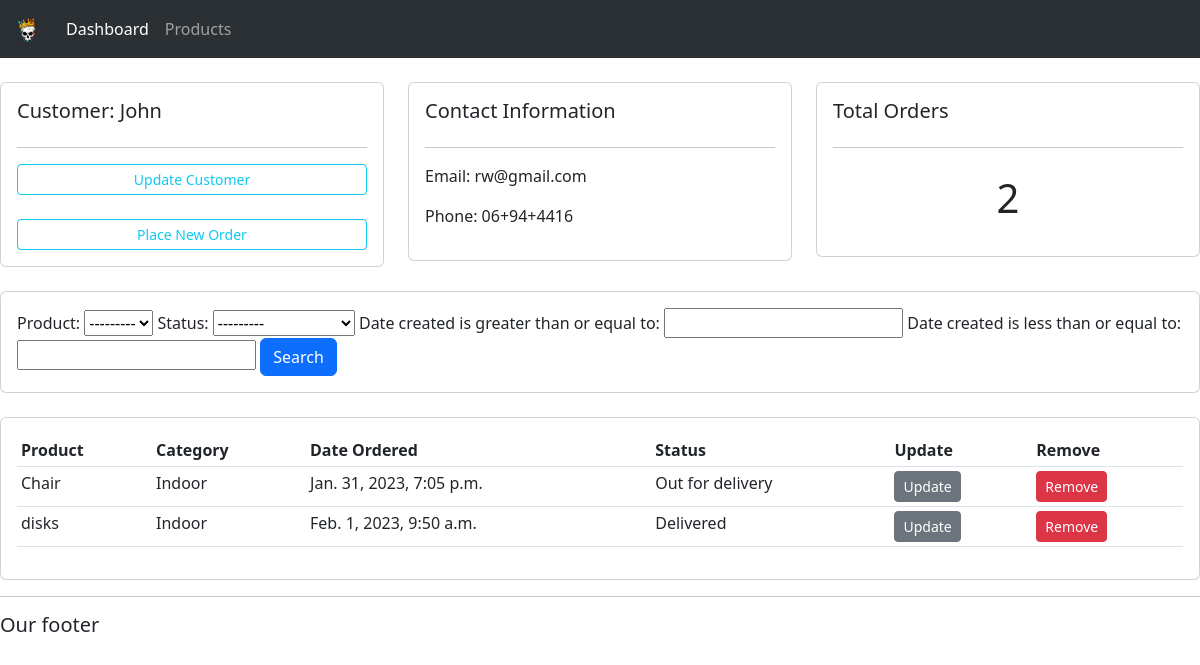
Before: /customer/2/ with the older database file.
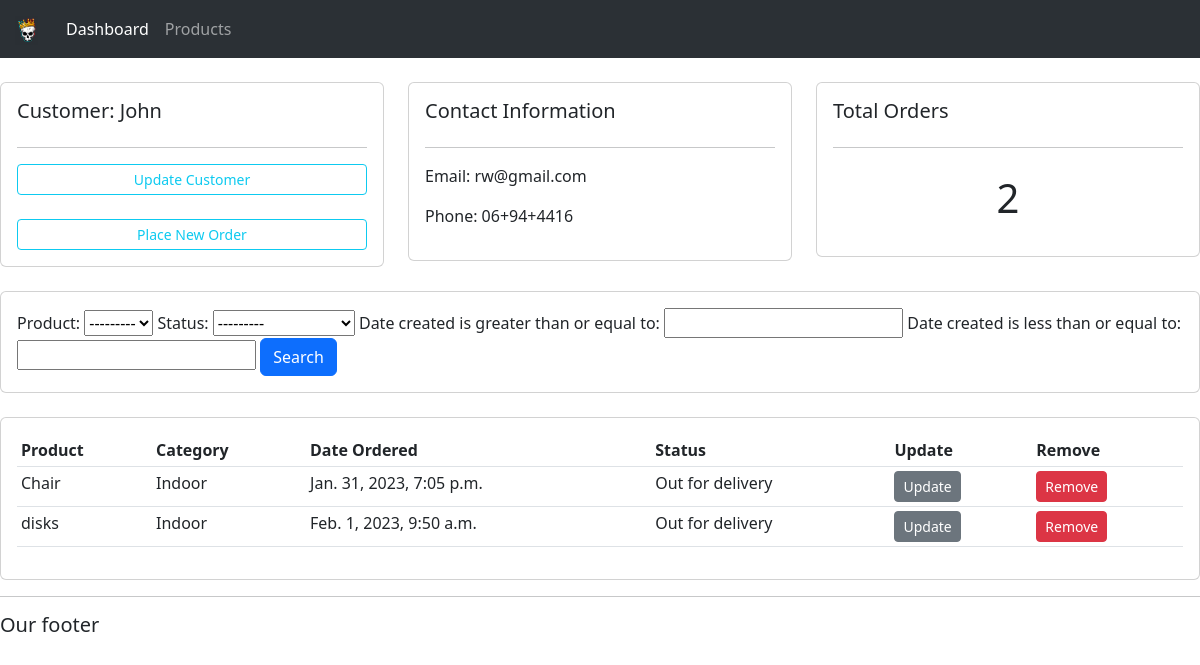
After: the same page with the newer database file.
### accounts/models.py (models this page shows)
class Order(models.Model):
    STATUS = (
        ('Pending', 'Pending'),
        ('Out for delivery', 'Out for Delivery'),
        ('Delivered', 'Delivered'),
    )
    cutomer = models.ForeignKey(Customer, null=True, on_delete=models.SET_NULL)#when order is deleted the customer will stay in the database but with a null value for order
    product = models.ForeignKey(Product, null=True, on_delete=models.SET_NULL)
    date_created = models.DateTimeField(auto_now_add=True, null=True)
    status = models.CharField(max_length=200, null=True, choices=STATUS)

class Product(models.Model):
    CATEGORY = (
        ('Indoor', 'Indoor'),
        ('Out Door', 'Out Door')
    )
    name = models.CharField(max_length=200, null=True)
    price = models.FloatField(null=True)
    category = models.CharField(max_length=200, null=True, choices=CATEGORY)
    description = models.CharField(max_length=255, null=True)
    date_created = models.DateTimeField(auto_now_add=True, null=True)
    tags = models.ManyToManyField(Tag)#different products can have more than one tag so we use a many to many relationship
    def __str__(self):
        return self.name

### accounts/views.py (the view)
# urls.py: path('customer/<str:pk>/', views.customer, name='customer'),
def customer(request, pk):
    customer = Customer.objects.get(id=pk)
    orders = customer.order_set.all()#this will show the orders of the customer with the id
    myfilter = OrderFilter(request.GET, queryset=orders)
    orders = myfilter.qs #this will allow the orders to be searched using qs(queryset)
    context = {
        'customer': customer,
        'orders': orders,
        'myfilter': myfilter
    }
    return render(request, 'accounts/customer.html', context)

### accounts/templates/accounts/customer.html
{% extends 'accounts/main.html' %}
{% block content %}
<br>
<div class="row">
    <div class="col-md">
        <div class="card card-body">
            <h5>Customer:    {{ customer.name.title }}</h5>
            <hr>
            <a class="btn btn-outline-info btn-sm btn-block" href="">Update Customer</a>
            <br>
            <a class="btn btn-outline-info btn-sm btn-block" href="{% url 'createOrder' customer.id %}">Place New Order</a>
        </div>
    </div>
    <div class="col-md">
        <div class="card card-body">
            <h5>Contact Information</h5>
            <hr>
            <p>Email: {{ customer.email }}</p>
            <p>Phone: {{ customer.phone }}</p>
        </div>
    </div>
    <div class="col-md">
        <div class="card card-body">
            <h5>Total Orders</h5>
            <hr>
            <h1 style="text-align: center; padding: 10px">{{ orders.count }}</h1>
        </div>
    </div>
</div>
<br>
<div class="row">
    <div class="col">
        <div class="card card-body">
            <form method="GET">
                {{ myfilter.form }}
                <button class="btn btn-primary" type="submit">Search</button>
            </form>
        </div>
    </div>
</div>
<br>
<div class="row">
    <div class="col-md">
        <div class="card card-body">
            <table class="table table-sm">
                <tr>
                    <th>Product</th>
                    <th>Category</th>
                    <th>Date Ordered</th>
                    <th>Status</th>
                    <th>Update</th>
                    <th>Remove</th>
                </tr>
                {% for order in orders %}
                <tr>
                    <td>{{order.product}}</td>
                    <td>{{order.product.category}}</td>
                    <td>{{order.date_created}}</td>
                    <td>{{order.status}}</td>
                    <td><a class="btn btn-sm btn-secondary" href="#">Update</a></td>
                    <td><a class="btn btn-sm btn-danger" href="#">Remove</a></td>
                </tr>
                {% endfor %}
            </table>
        </div>
    </div>
</div>
{% endblock %}

Changed rows visible on the page:
changed Order "Feb. 1, 2023, 9:50 a.m.": status "Delivered" → "Out for delivery"
